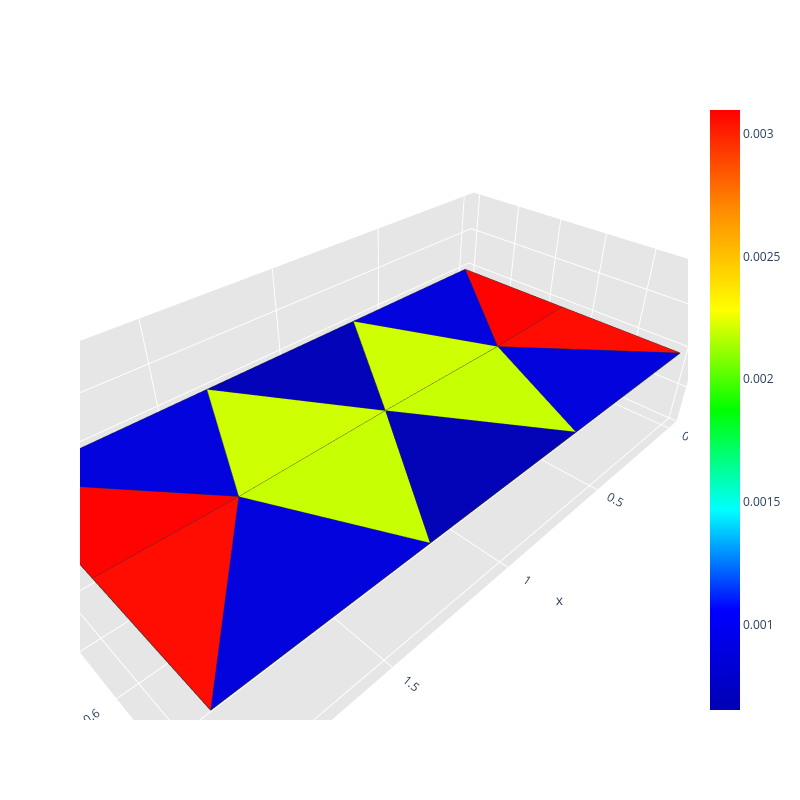
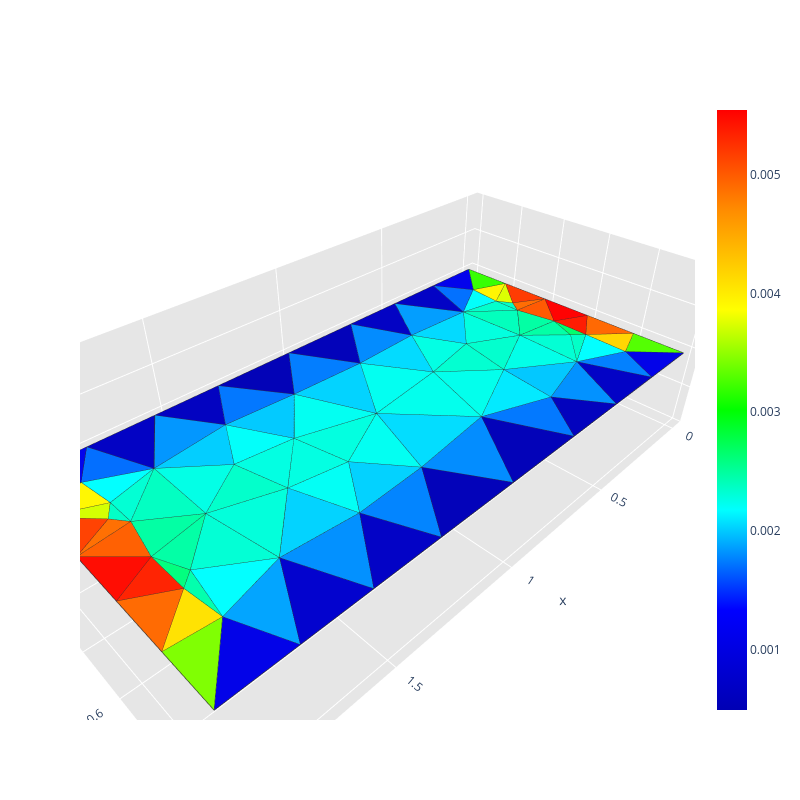
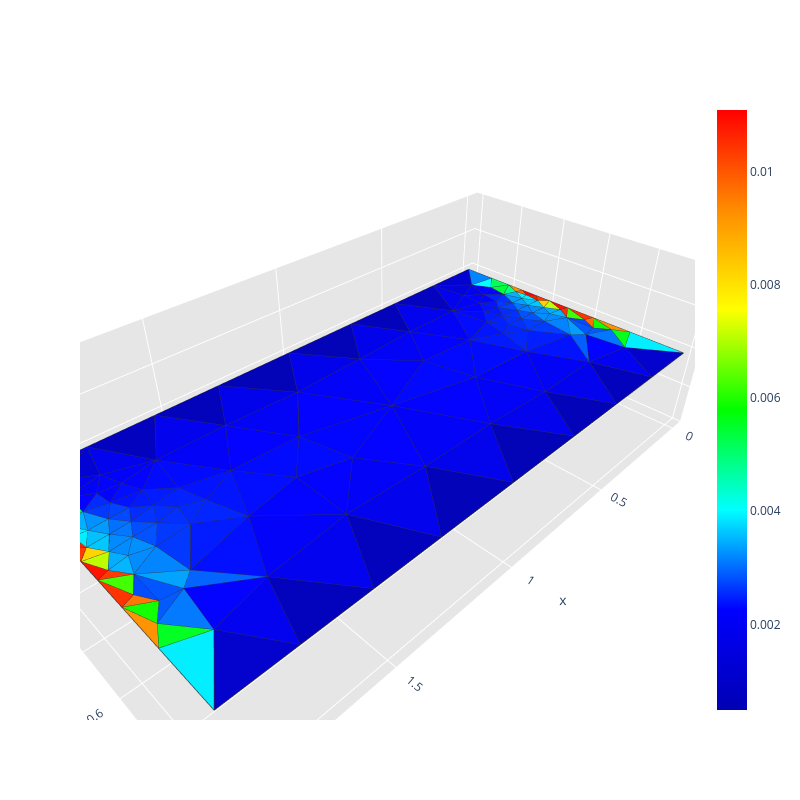
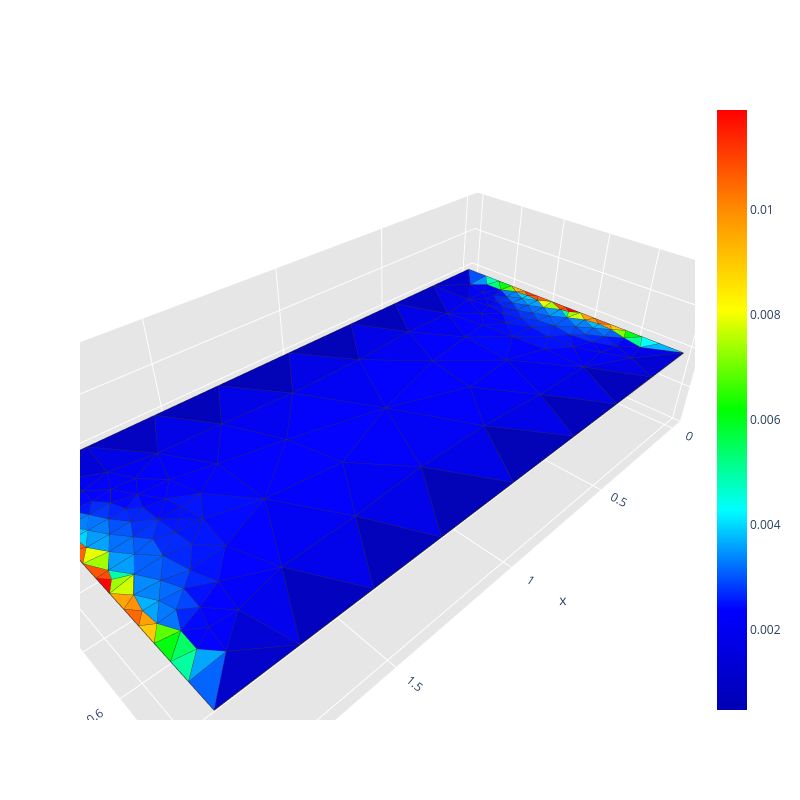

The cell these charts' notebook holds for them, in order:
### Code cell
run_scattering_refinement(config, sizes, grid_points, radius_vicinity, path, frequency, wave_incident_direction, polarization)

### Figure 1 — Plotly figure (JSON) as saved in the notebook; plotly's stock layout.template omitted (floating-point values rounded to 4 significant figures)
{"data": [{"facecolor": ["rgb(255, 0, 0)", "rgb(255, 0, 0)", "rgb(0, 0, 219)", "rgb(0, 0, 219)", "rgb(255, 9, 0)", "rgb(255, 9, 0)", "rgb(0, 0, 219)", "rgb(0, 0, 219)", "rgb(0, 0, 182)", "rgb(0, 0, 180)", "rgb(203, 255, 0)", "rgb(203, 255, 0)", "rgb(196, 255, 0)", "rgb(196, 255, 0)"], "i": [0, 6, 4, 1, 2, 9, 3, 7, 5, 8, 5, 10, 8, 10], "j": [12, 11, 12, 11, 11, 12, 12, 11, 10, 10, 11, 12, 12, 11], "k": [9, 1, 0, 5, 6, 3, 8, 2, 4, 7, 10, 4, 10, 7], "name": "", "type": "mesh3d", "x": [0.0, 2.0, 2.0, 0.0, 0.6667, 1.333, 2.0, 1.333, 0.6667, 0.0, 1.0, 1.574, 0.4259], "y": [0.0, 0.0, 1.0, 1.0, 0.0, 0.0, 0.5, 1.0, 1.0, 0.5, 0.5062, 0.5099, 0.5099], "z": [0.0, 0.0, 0.0, 0.0, 0.0, 0.0, 0.0, 0.0, 0.0, 0.0, 0.0, 0.0, 0.0]}, {"line": {"color": "rgb(50, 50, 50)", "width": 1.5}, "mode": "lines", "showlegend": false, "type": "scatter3d", "x": [0, 0.4259, 0, 0, null, 2, 1.574, 2, 2, null, 0.6667, 0.4259, 0, 0.6667, null, 2, 1.574, 1.333, 2, null, 2, 1.574, 2, 2, null, 0, 0.4259, 0, 0, null, 0, 0.4259, 0.6667, 0, null, 1.333, 1.574, 2, 1.333, null, 1.333, 1, 0.6667, 1.333, null, 0.6667, 1, 1.333, 0.6667, null, 1.333, 1.574, 1, 1.333, null, 1, 0.4259, 0.6667, 1, null, 0.6667, 0.4259, 1, 0.6667, null, 1, 1.574, 1.333, 1, null], "y": [0, 0.5099, 0.5, 0, null, 0.5, 0.5099, 0, 0.5, null, 0, 0.5099, 0, 0, null, 0, 0.5099, 0, 0, null, 1, 0.5099, 0.5, 1, null, 0.5, 0.5099, 1, 0.5, null, 1, 0.5099, 1, 1, null, 1, 0.5099, 1, 1, null, 0, 0.5062, 0, 0, null, 1, 0.5062, 1, 1, null, 0, 0.5099, 0.5062, 0, null, 0.5062, 0.5099, 0, 0.5062, null, 1, 0.5099, 0.5062, 1, null, 0.5062, 0.5099, 1, 0.5062, null], "z": [0, 0, 0, 0, null, 0, 0, 0, 0, null, 0, 0, 0, 0, null, 0, 0, 0, 0, null, 0, 0, 0, 0, null, 0, 0, 0, 0, null, 0, 0, 0, 0, null, 0, 0, 0, 0, null, 0, 0, 0, 0, null, 0, 0, 0, 0, null, 0, 0, 0, 0, null, 0, 0, 0, 0, null, 0, 0, 0, 0, null, 0, 0, 0, 0, null]}, {"hoverinfo": "none", "marker": {"color": [0.0006508, 0.003098], "colorscale": [[0, "rgb(0, 0, 180)"], [0.1667, "rgb(0, 0, 255)"], [0.3333, "rgb(0, 255, 255)"], [0.5, "rgb(0, 255, 0)"], [0.6667, "rgb(255, 255, 0)"], [0.8333, "rgb(255, 140, 0)"], [1, "rgb(255, 0, 0)"]], "showscale": true, "size": 0.1}, "mode": "markers", "showlegend": false, "type": "scatter3d", "x": [0.0], "y": [0.0], "z": [0.0]}], "layout": {"height": 800, "legend": {"bgcolor": "rgba(255,255,255,0.7)", "bordercolor": "lightgray", "borderwidth": 1, "x": 0.2, "xanchor": "left", "y": 0.9, "yanchor": "top"}, "scene": {"aspectratio": {"x": 1, "y": 0.5, "z": 0.3}, "camera": {"eye": {"x": 0.65, "y": 0.65, "z": 0.65}}, "xaxis": {"backgroundcolor": "rgb(230, 230, 230)", "gridcolor": "rgb(255, 255, 255)", "showbackground": true, "zerolinecolor": "rgb(255, 255, 255)"}, "yaxis": {"backgroundcolor": "rgb(230, 230, 230)", "gridcolor": "rgb(255, 255, 255)", "showbackground": true, "zerolinecolor": "rgb(255, 255, 255)"}, "zaxis": {"backgroundcolor": "rgb(230, 230, 230)", "gridcolor": "rgb(255, 255, 255)", "showbackground": true, "zerolinecolor": "rgb(255, 255, 255)"}}, "title": {"text": ""}, "width": 800}}

### Figure 2 — Plotly figure (JSON) as saved in the notebook; plotly's stock layout.template omitted (floating-point values rounded to 4 significant figures; data arrays with more than 128 entries replaced by an {"elided": "..."} marker saying what was removed)
{"data": [{"facecolor": ["rgb(0, 0, 203)", "rgb(0, 255, 229)", "rgb(0, 255, 191)", "rgb(0, 162, 255)", "rgb(0, 255, 186)", "rgb(0, 255, 209)", "rgb(0, 255, 233)", "rgb(0, 218, 255)", "rgb(0, 255, 234)", "rgb(0, 0, 193)", "rgb(0, 231, 255)", "rgb(0, 255, 220)", "rgb(0, 255, 227)", "rgb(0, 197, 255)", "rgb(0, 255, 209)", "rgb(0, 137, 255)", "rgb(0, 255, 201)", "rgb(0, 142, 255)", "rgb(0, 0, 183)", "rgb(0, 255, 163)", "rgb(0, 155, 255)", "rgb(0, 255, 161)", "rgb(0, 255, 163)", "rgb(0, 0, 183)", "rgb(0, 138, 255)", "rgb(0, 255, 161)", "rgb(0, 0, 187)", "rgb(0, 255, 210)", "rgb(0, 123, 255)", "rgb(0, 216, 255)", "rgb(0, 0, 190)", "rgb(0, 255, 216)", "rgb(0, 208, 255)", "rgb(0, 215, 255)", "rgb(0, 0, 182)", "rgb(0, 0, 180)", "rgb(0, 253, 255)", "rgb(0, 143, 255)", "rgb(0, 0, 194)", "rgb(0, 110, 255)", "rgb(0, 255, 239)", "rgb(0, 0, 195)", "rgb(0, 0, 195)", "rgb(0, 0, 193)", "rgb(125, 255, 0)", "rgb(0, 130, 255)", "rgb(81, 255, 0)", "rgb(255, 0, 0)", "rgb(255, 10, 0)", "rgb(0, 108, 255)", "rgb(0, 255, 248)", "rgb(255, 57, 0)", "rgb(255, 64, 0)", "rgb(0, 253, 255)", "rgb(0, 148, 255)", "rgb(0, 0, 229)", "rgb(0, 0, 230)", "rgb(255, 104, 0)", "rgb(0, 255, 225)", "rgb(255, 102, 0)", "rgb(0, 255, 242)", "rgb(0, 255, 221)", "rgb(0, 255, 239)", "rgb(0, 255, 200)", "rgb(0, 208, 255)", "rgb(0, 118, 255)", "rgb(0, 117, 255)", "rgb(0, 207, 255)", "rgb(0, 255, 238)", "rgb(0, 0, 233)", "rgb(0, 0, 233)", "rgb(0, 203, 255)", "rgb(0, 255, 223)", "rgb(0, 199, 255)", "rgb(0, 255, 170)", "rgb(0, 255, 255)", "rgb(0, 255, 196)", "rgb(53, 255, 0)", "rgb(47, 255, 0)", "rgb(0, 126, 255)", "rgb(0, 255, 247)", "rgb(0, 255, 223)", "rgb(0, 255, 203)", "rgb(255, 223, 0)", "rgb(255, 211, 0)", "rgb(255, 244, 0)", "rgb(0, 255, 206)", "rgb(255, 242, 0)", "rgb(255, 26, 0)", "rgb(255, 33, 0)", "rgb(209, 255, 0)", "rgb(217, 255, 0)", "rgb(255, 94, 0)", "rgb(255, 87, 0)", "rgb(255, 109, 0)", "rgb(0, 255, 106)", "rgb(0, 255, 124)", "rgb(255, 106, 0)", "rgb(0, 255, 194)", "rgb(0, 255, 196)"], "i": [26, 37, 36, 42, 11, 37, 47, 39, 46, 16, 40, 50, 36, 49, 8, 38, 4, 26, 28, 36, 44, 8, 7, 17, 28, 37, 30, 6, 17, 38, 19, 42, 38, 44, 29, 18, 6, 30, 15, 50, 48, 31, 27, 20, 2, 39, 32, 34, 23, 20, 4, 34, 12, 51, 19, 25, 3, 23, 45, 32, 52, 53, 46, 43, 42, 40, 41, 39, 38, 14, 1, 51, 53, 41, 10, 49, 7, 0, 21, 31, 41, 43, 37, 24, 9, 5, 54, 35, 33, 10, 5, 13, 22, 11, 12, 9, 6, 11, 13, 8], "j": [42, 54, 51, 55, 50, 49, 54, 47, 47, 44, 54, 63, 62, 54, 51, 44, 50, 52, 39, 58, 50, 58, 57, 38, 47, 57, 40, 42, 48, 45, 41, 43, 48, 63, 47, 48, 55, 49, 50, 59, 53, 49, 52, 51, 55, 52, 56, 57, 58, 60, 59, 35, 21, 60, 51, 55, 56, 24, 63, 33, 61, 61, 61, 62, 52, 47, 48, 61, 46, 59, 60, 62, 62, 53, 55, 56, 49, 59, 60, 56, 62, 61, 63, 55, 56, 60, 63, 59, 57, 58, 21, 35, 58, 57, 22, 57, 58, 34, 4, 5], "k": [25, 49, 8, 25, 37, 7, 45, 46, 45, 15, 47, 37, 51, 40, 5, 16, 11, 42, 27, 6, 15, 36, 37, 16, 39, 11, 29, 36, 38, 44, 18, 36, 46, 50, 28, 17, 42, 40, 14, 14, 46, 30, 26, 19, 24, 27, 3, 33, 22, 51, 50, 13, 22, 5, 41, 2, 31, 10, 44, 9, 43, 46, 39, 36, 43, 29, 18, 52, 45, 0, 20, 41, 43, 48, 6, 9, 9, 35, 1, 49, 53, 53, 54, 10, 32, 21, 45, 4, 9, 23, 12, 4, 8, 34, 8, 7, 10, 13, 11, 12], "name": "", "type": "mesh3d", "x": [0.0, 2.0, 2.0, 0.0, 0.1552, 1.842, 1.823, 0.1766, 1.84, 0.1332, 1.867, 0.1576, 1.877, 0.1205, 0.2293, 0.4586, 0.6984, 1.0, 1.302, 1.541, 1.771, 2.0, 2.0, 2.0, 2.0, 1.773, 1.546, 1.303, 0.9999, 0.6965, 0.4536, 0.2268, 0.0, 0.0, 0.0, 0.0, 1.683, 0.3116, 0.8678, 1.133, 0.5696, 1.413, 1.643, 1.463, 0.5969, 0.7287, 1.039, 0.8168, 1.154, 0.322, 0.3196, 1.682, 1.391, 1.306, 0.5448, 1.85, 0.139, 0.1301, 1.868, 0.1409, 1.859, 1.266, 1.508, 0.5012], "y": [0.0, 0.0, 1.0, 1.0, 0.2739, 0.2759, 0.6392, 0.6396, 0.3818, 0.6791, 0.6784, 0.3805, 0.3309, 0.3297, 0.0, 0.0, 0.0, 0.0, 0.0, 0.0, 0.0, 0.2, 0.4, 0.6, 0.8, 1.0, 1.0, 1.0, 1.0, 1.0, 1.0, 1.0, 0.8, 0.6, 0.4, 0.2, 0.4961, 0.5083, 0.2322, 0.772, 0.8271, 0.2007, 0.7617, 0.5705, 0.2235, 0.4518, 0.4892, 0.736, 0.2197, 0.7635, 0.2405, 0.2316, 0.7846, 0.4057, 0.6141, 0.8145, 0.8481, 0.5344, 0.5322, 0.1427, 0.1412, 0.6044, 0.3793, 0.4074], "z": [0.0, 0.0, 0.0, 0.0, 0.0, 0.0, 0.0, 0.0, 0.0, 0.0, 0.0, 0.0, 0.0, 0.0, 0.0, 0.0, 0.0, 0.0, 0.0, 0.0, 0.0, 0.0, 0.0, 0.0, 0.0, 0.0, 0.0, 0.0, 0.0, 0.0, 0.0, 0.0, 0.0, 0.0, 0.0, 0.0, 0.0, 0.0, 0.0, 0.0, 0.0, 0.0, 0.0, 0.0, 0.0, 0.0, 0.0, 0.0, 0.0, 0.0, 0.0, 0.0, 0.0, 0.0, 0.0, 0.0, 0.0, 0.0, 0.0, 0.0, 0.0, 0.0, 0.0, 0.0]}, {"line": {"color": "rgb(50, 50, 50)", "width": 1.5}, "mode": "lines", "showlegend": false, "type": "scatter3d", "x": {"elided": "500 float values"}, "y": {"elided": "500 float values"}, "z": {"elided": "500 int values"}}, {"hoverinfo": "none", "marker": {"color": [0.0004922, 0.005544], "colorscale": [[0, "rgb(0, 0, 180)"], [0.1667, "rgb(0, 0, 255)"], [0.3333, "rgb(0, 255, 255)"], [0.5, "rgb(0, 255, 0)"], [0.6667, "rgb(255, 255, 0)"], [0.8333, "rgb(255, 140, 0)"], [1, "rgb(255, 0, 0)"]], "showscale": true, "size": 0.1}, "mode": "markers", "showlegend": false, "type": "scatter3d", "x": [0.0], "y": [0.0], "z": [0.0]}], "layout": {"height": 800, "legend": {"bgcolor": "rgba(255,255,255,0.7)", "bordercolor": "lightgray", "borderwidth": 1, "x": 0.2, "xanchor": "left", "y": 0.9, "yanchor": "top"}, "scene": {"aspectratio": {"x": 1, "y": 0.5, "z": 0.3}, "camera": {"eye": {"x": 0.65, "y": 0.65, "z": 0.65}}, "xaxis": {"backgroundcolor": "rgb(230, 230, 230)", "gridcolor": "rgb(255, 255, 255)", "showbackground": true, "zerolinecolor": "rgb(255, 255, 255)"}, "yaxis": {"backgroundcolor": "rgb(230, 230, 230)", "gridcolor": "rgb(255, 255, 255)", "showbackground": true, "zerolinecolor": "rgb(255, 255, 255)"}, "zaxis": {"backgroundcolor": "rgb(230, 230, 230)", "gridcolor": "rgb(255, 255, 255)", "showbackground": true, "zerolinecolor": "rgb(255, 255, 255)"}}, "title": {"text": ""}, "width": 800}}

### Figure 3 — Plotly figure (JSON) as saved in the notebook; plotly's stock layout.template omitted (floating-point values rounded to 4 significant figures; data arrays with more than 128 entries replaced by an {"elided": "..."} marker saying what was removed)
{"data": [{"facecolor": {"elided": "212 str values"}, "i": {"elided": "212 int values"}, "j": {"elided": "212 int values"}, "k": {"elided": "212 int values"}, "name": "", "type": "mesh3d", "x": [0.0, 2.0, 2.0, 0.0, 1.865, 0.1332, 0.1552, 1.842, 1.823, 0.1766, 1.84, 0.1332, 1.867, 0.1576, 1.968, 1.928, 1.968, 1.934, 1.936, 0.07132, 0.03321, 1.929, 0.03812, 0.03326, 0.03181, 0.06507, 1.962, 1.967, 0.03112, 1.967, 0.06293, 0.07138, 1.877, 0.1205, 0.2293, 0.4586, 0.6984, 1.0, 1.302, 1.541, 1.771, 2.0, 2.0, 2.0, 2.0, 2.0, 2.0, 2.0, 2.0, 1.773, 1.546, 1.303, 0.9999, 0.6965, 0.4536, 0.2268, 0.0, 0.0, 0.0, 0.0, 0.0, 0.0, 0.0, 0.0, 0.5821, 1.416, 1.419, 0.5573, 1.914, 0.07208, 0.3418, 0.4699, 0.699, 1.658, 1.531, 1.29, 1.896, 1.805, 1.123, 0.8264, 0.9737, 1.703, 0.2927, 1.139, 0.849, 1.608, 0.3897, 1.912, 0.08542, 0.1438, 0.1106, 0.3199, 0.2606, 1.678, 1.733, 0.09519, 0.2036, 0.1573, 0.2352, 0.2731, 0.2607, 0.2159, 0.2085, 1.903, 1.794, 1.841, 1.766, 1.907, 1.722, 1.753, 1.885, 0.1144, 1.417, 0.6514, 0.1932, 1.815, 1.975, 0.02454, 1.78, 1.85, 0.3435, 1.651, 1.244, 0.09216], "y": [0.0, 0.0, 1.0, 1.0, 0.4364, 0.436, 0.2739, 0.2759, 0.6392, 0.6396, 0.3818, 0.6791, 0.6784, 0.3805, 0.3878, 0.5537, 0.2778, 0.4411, 0.3323, 0.6703, 0.7254, 0.6699, 0.6116, 0.4978, 0.3877, 0.4411, 0.6115, 0.7251, 0.2774, 0.4977, 0.3318, 0.5538, 0.3309, 0.3297, 0.0, 0.0, 0.0, 0.0, 0.0, 0.0, 0.0, 0.1269, 0.2192, 0.289, 0.3559, 0.4235, 0.5087, 0.6259, 0.7867, 1.0, 1.0, 1.0, 1.0, 1.0, 1.0, 1.0, 0.7859, 0.6249, 0.508, 0.4231, 0.3552, 0.2878, 0.2181, 0.1263, 0.2003, 0.2038, 0.7643, 0.7953, 0.1732, 0.1812, 0.204, 0.3984, 0.3784, 0.2017, 0.3953, 0.4095, 0.08877, 0.1481, 0.7768, 0.7796, 0.493, 0.79, 0.795, 0.2182, 0.2111, 0.5852, 0.5962, 0.2571, 0.2572, 0.2009, 0.1092, 0.3567, 0.507, 0.3538, 0.5009, 0.3845, 0.4359, 0.51, 0.3665, 0.4241, 0.2945, 0.2383, 0.1502, 0.385, 0.435, 0.5087, 0.3682, 0.4875, 0.4202, 0.2914, 0.8305, 0.8312, 0.551, 0.5749, 0.3136, 0.3295, 0.3265, 0.3258, 0.2255, 0.2147, 0.4569, 0.4499, 0.5997, 0.4878], "z": [0.0, 0.0, 0.0, 0.0, 0.0, 0.0, 0.0, 0.0, 0.0, 0.0, 0.0, 0.0, 0.0, 0.0, 0.0, 0.0, 0.0, 0.0, 0.0, 0.0, 0.0, 0.0, 0.0, 0.0, 0.0, 0.0, 0.0, 0.0, 0.0, 0.0, 0.0, 0.0, 0.0, 0.0, 0.0, 0.0, 0.0, 0.0, 0.0, 0.0, 0.0, 0.0, 0.0, 0.0, 0.0, 0.0, 0.0, 0.0, 0.0, 0.0, 0.0, 0.0, 0.0, 0.0, 0.0, 0.0, 0.0, 0.0, 0.0, 0.0, 0.0, 0.0, 0.0, 0.0, 0.0, 0.0, 0.0, 0.0, 0.0, 0.0, 0.0, 0.0, 0.0, 0.0, 0.0, 0.0, 0.0, 0.0, 0.0, 0.0, 0.0, 0.0, 0.0, 0.0, 0.0, 0.0, 0.0, 0.0, 0.0, 0.0, 0.0, 0.0, 0.0, 0.0, 0.0, 0.0, 0.0, 0.0, 0.0, 0.0, 0.0, 0.0, 0.0, 0.0, 0.0, 0.0, 0.0, 0.0, 0.0, 0.0, 0.0, 0.0, 0.0, 0.0, 0.0, 0.0, 0.0, 0.0, 0.0, 0.0, 0.0, 0.0, 0.0, 0.0]}, {"line": {"color": "rgb(50, 50, 50)", "width": 1.5}, "mode": "lines", "showlegend": false, "type": "scatter3d", "x": {"elided": "1060 float values"}, "y": {"elided": "1060 float values"}, "z": {"elided": "1060 int values"}}, {"hoverinfo": "none", "marker": {"color": [0.0004907, 0.01108], "colorscale": [[0, "rgb(0, 0, 180)"], [0.1667, "rgb(0, 0, 255)"], [0.3333, "rgb(0, 255, 255)"], [0.5, "rgb(0, 255, 0)"], [0.6667, "rgb(255, 255, 0)"], [0.8333, "rgb(255, 140, 0)"], [1, "rgb(255, 0, 0)"]], "showscale": true, "size": 0.1}, "mode": "markers", "showlegend": false, "type": "scatter3d", "x": [0.0], "y": [0.0], "z": [0.0]}], "layout": {"height": 800, "legend": {"bgcolor": "rgba(255,255,255,0.7)", "bordercolor": "lightgray", "borderwidth": 1, "x": 0.2, "xanchor": "left", "y": 0.9, "yanchor": "top"}, "scene": {"aspectratio": {"x": 1, "y": 0.5, "z": 0.3}, "camera": {"eye": {"x": 0.65, "y": 0.65, "z": 0.65}}, "xaxis": {"backgroundcolor": "rgb(230, 230, 230)", "gridcolor": "rgb(255, 255, 255)", "showbackground": true, "zerolinecolor": "rgb(255, 255, 255)"}, "yaxis": {"backgroundcolor": "rgb(230, 230, 230)", "gridcolor": "rgb(255, 255, 255)", "showbackground": true, "zerolinecolor": "rgb(255, 255, 255)"}, "zaxis": {"backgroundcolor": "rgb(230, 230, 230)", "gridcolor": "rgb(255, 255, 255)", "showbackground": true, "zerolinecolor": "rgb(255, 255, 255)"}}, "title": {"text": ""}, "width": 800}}

### Figure 4 — Plotly figure (JSON) as saved in the notebook; plotly's stock layout.template omitted (floating-point values rounded to 4 significant figures; data arrays with more than 128 entries replaced by an {"elided": "..."} marker saying what was removed)
{"data": [{"facecolor": {"elided": "290 str values"}, "i": {"elided": "290 int values"}, "j": {"elided": "290 int values"}, "k": {"elided": "290 int values"}, "name": "", "type": "mesh3d", "x": {"elided": "168 float values"}, "y": {"elided": "168 float values"}, "z": {"elided": "168 float values"}}, {"line": {"color": "rgb(50, 50, 50)", "width": 1.5}, "mode": "lines", "showlegend": false, "type": "scatter3d", "x": {"elided": "1450 float values"}, "y": {"elided": "1450 float values"}, "z": {"elided": "1450 int values"}}, {"hoverinfo": "none", "marker": {"color": [0.0004832, 0.01189], "colorscale": [[0, "rgb(0, 0, 180)"], [0.1667, "rgb(0, 0, 255)"], [0.3333, "rgb(0, 255, 255)"], [0.5, "rgb(0, 255, 0)"], [0.6667, "rgb(255, 255, 0)"], [0.8333, "rgb(255, 140, 0)"], [1, "rgb(255, 0, 0)"]], "showscale": true, "size": 0.1}, "mode": "markers", "showlegend": false, "type": "scatter3d", "x": [0.0], "y": [0.0], "z": [0.0]}], "layout": {"height": 800, "legend": {"bgcolor": "rgba(255,255,255,0.7)", "bordercolor": "lightgray", "borderwidth": 1, "x": 0.2, "xanchor": "left", "y": 0.9, "yanchor": "top"}, "scene": {"aspectratio": {"x": 1, "y": 0.5, "z": 0.3}, "camera": {"eye": {"x": 0.65, "y": 0.65, "z": 0.65}}, "xaxis": {"backgroundcolor": "rgb(230, 230, 230)", "gridcolor": "rgb(255, 255, 255)", "showbackground": true, "zerolinecolor": "rgb(255, 255, 255)"}, "yaxis": {"backgroundcolor": "rgb(230, 230, 230)", "gridcolor": "rgb(255, 255, 255)", "showbackground": true, "zerolinecolor": "rgb(255, 255, 255)"}, "zaxis": {"backgroundcolor": "rgb(230, 230, 230)", "gridcolor": "rgb(255, 255, 255)", "showbackground": true, "zerolinecolor": "rgb(255, 255, 255)"}}, "title": {"text": ""}, "width": 800}}
